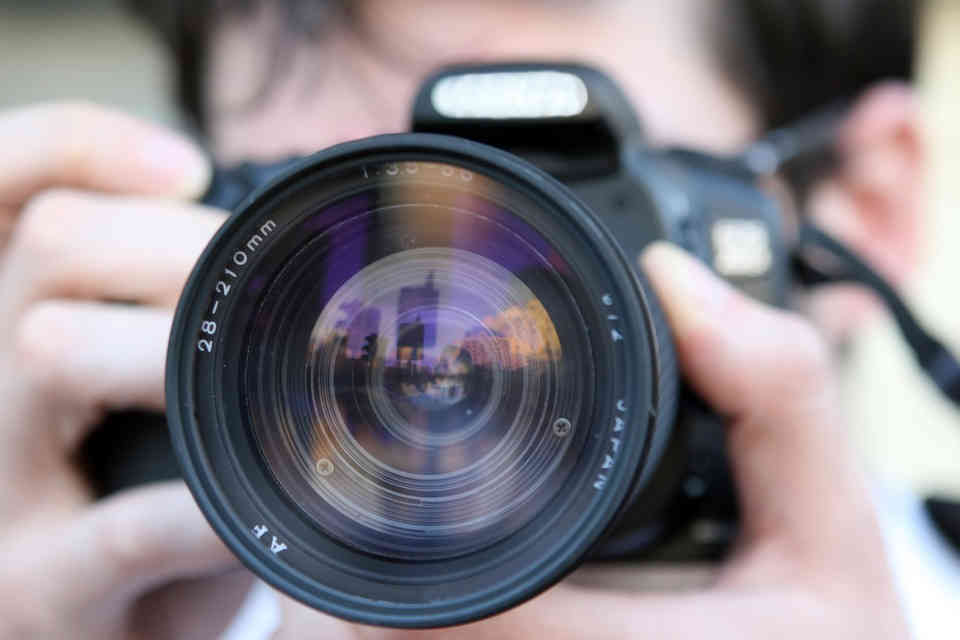
#> input picture img/obraz.jpg, 960 x 640 px
$ python zadanie5.py
#> lines starting #> are read from the running program, lines starting #| are printed output that depends on the picture
import cv2
import imutils

img = cv2.imread('img/obraz.jpg')
#> img is the input picture: shape (640, 960, 3); mean B, G, R 136.1, 129.7, 136
rotated = imutils.rotate(img, 180)
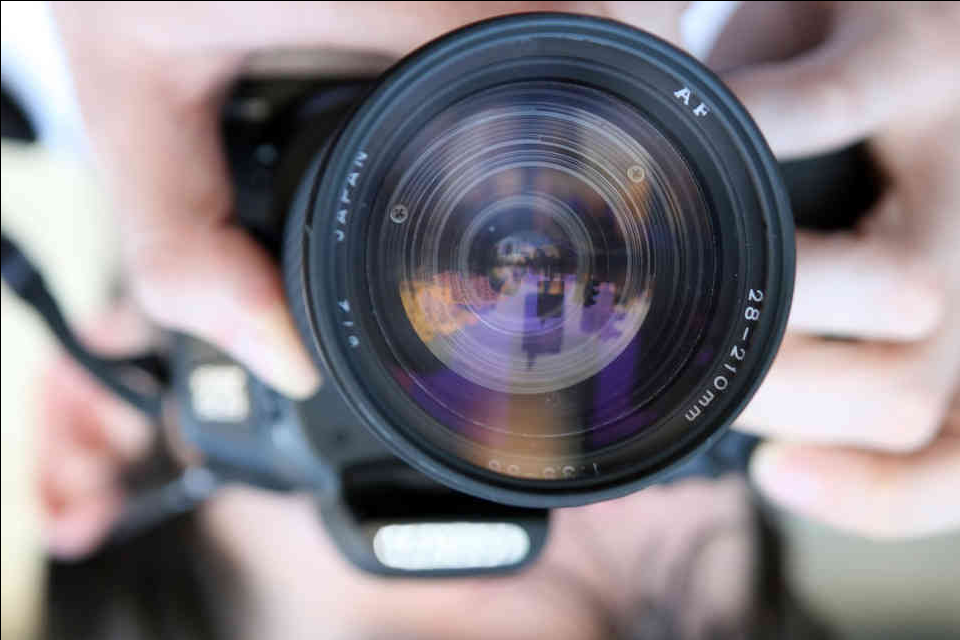
#> rotated: shape (640, 960, 3); mean B, G, R 135.8, 129.3, 135.7
cv2.imshow('obraz', rotated)
cv2.waitKey(0)

$ run again, with img/R.jpg copied over img/obraz.jpg
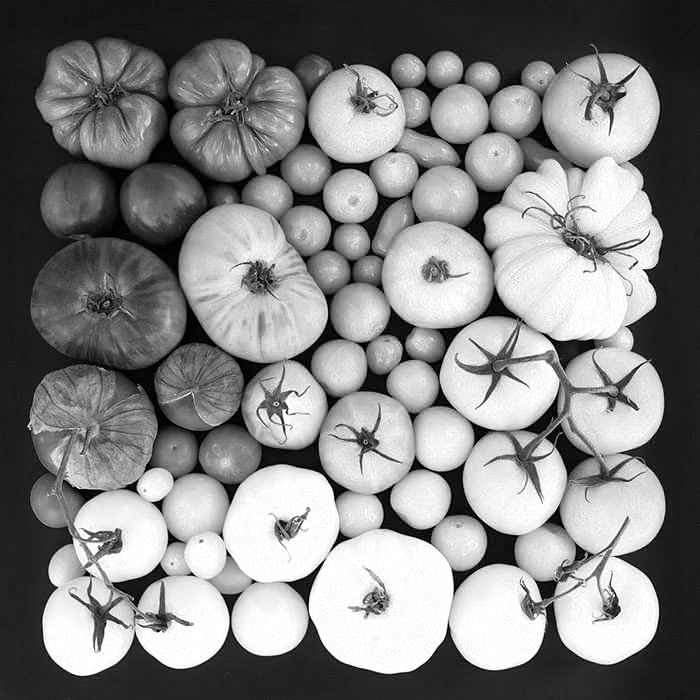
#> input picture img/R.jpg, 700 x 700 px
#> img is the input picture: shape (700, 700, 3); min 0, max 255, mean 131.1
#> `rotated = imutils.rotate(img, 180)`:
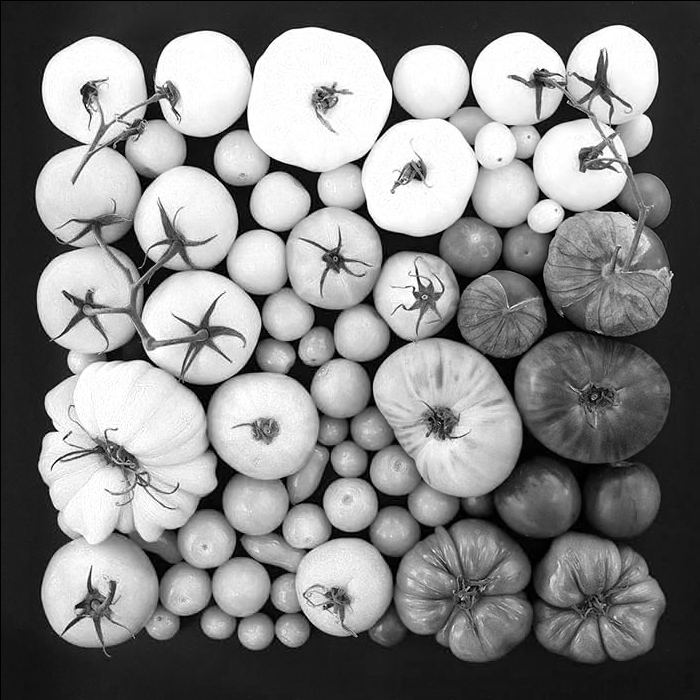
#> rotated: shape (700, 700, 3); min 0, max 255, mean 131
